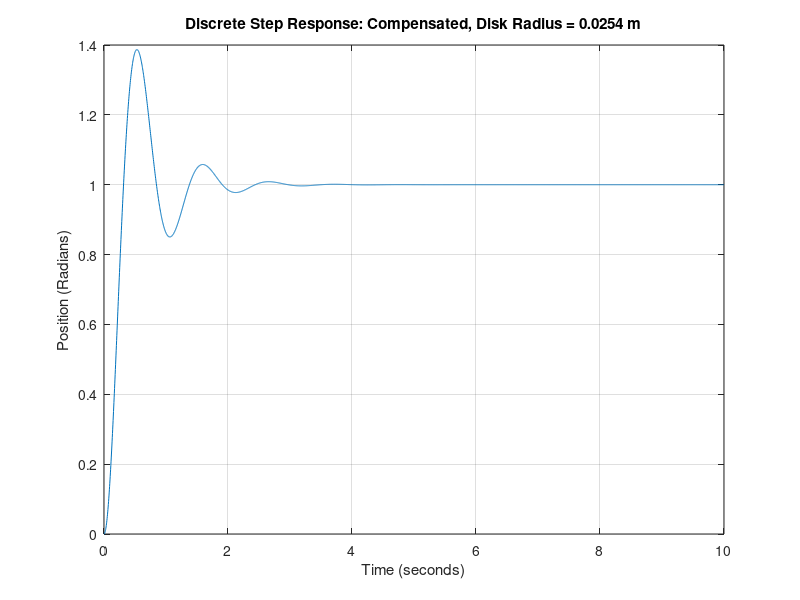
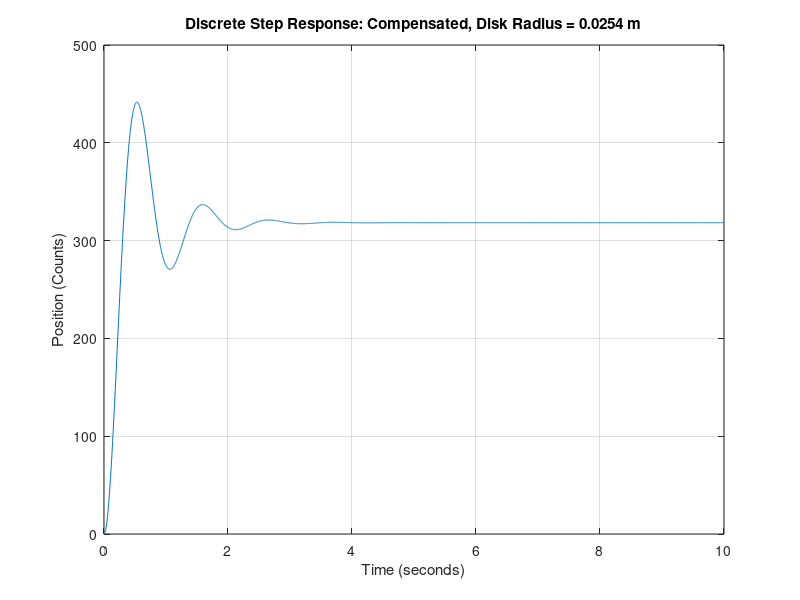
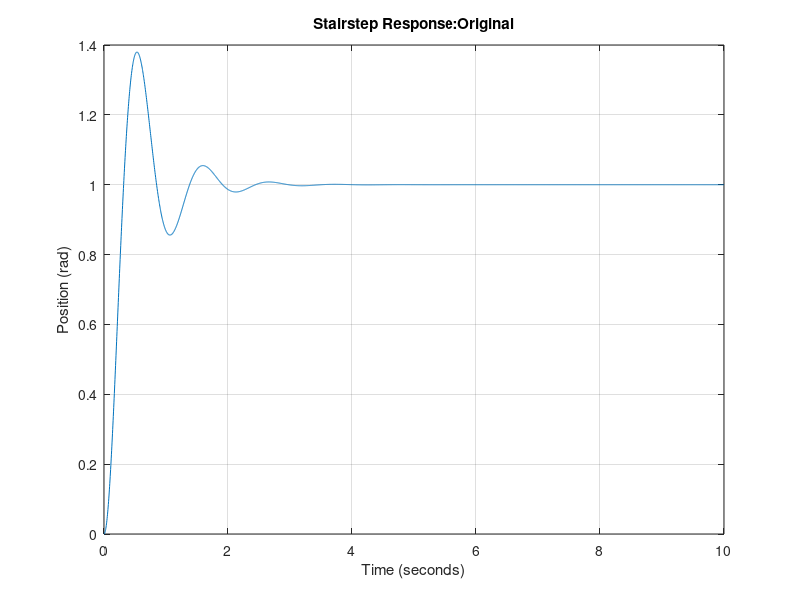

Here is the MATLAB script that generated these plots, in order:
%clear all
close all

rho_Al = 2.702 * 1000;   % Density of aluminum g/cm^3 * 1kg/1000g * 1.0e6cm^3*1m^3 = (kg/m^3)

% Servo Amplifier Parameters
Ka = 4;                  % Voltage Gain set by potentiometer on servo amplifier brick

% Maxon A-Max 26 Model 110953 
% Motor Parameters

Kt = 28.3 / 1000;        % Motor Torque Constant mNm/A / 1000 = Nm/A
Kb = 1/(337 * (2*pi/60));% Motor Back EMF (Speed) Constant 1/((rpm/V) * (2*pi/60)) = (volt-sec)/radian
Ja = 10.6 * 1.0e-07;    % Motor Armature Intertia (g*cm^2) *(1m^2/10000cm^2)*(1kg/1000g) = kg-m^2
% Ja = 10.6 * 1.0e-08;    % Motor Armature Intertia (g*cm^2) *(1m^2/10000cm^2)*(1kg/1000g) = kg-m^2

%b = 5.8e-006;            % Motors Viscous damping Coefficient (kg-m2/sec)
b = 1.8e-005            % Motors Viscous damping Coefficient (kg-m2/sec)
% b = 0                   % Motors Viscous damping Coefficient (kg-m2/sec)
%Ra = 17.9               % Motor Armature Resistance (Terminal Resistance) (Ohms)
Ra = 18.3 ;              % Actual Motor Armature Resistance (Terminal Resistance) (Ohms) (Measured)
Ra = 30
La = 1.69 / 1000;        % Motor Armature Inductance (Terminal Inductance) mH / 1000 = H (Henrys)


% Load Parameters
rho = rho_Al;            % Density of load disk (Aluminum)(kg/m^3)
h = 0.25 * 2.54/100;     % Thickness of Load Disk (in * 2.54cm/in * 1m/100cm )= m
rd = (3.0/2) * 2.54/100 % 3" Radius of Load Disk (in * 2.54cm/1in * 1m/100cm )= m
%rd = (2.5/2) * 2.54/100 % 2.5" Radius of Load Disk (in * 2.54cm/1in * 1m/100cm )= m
rd = (2.0/2) * 2.54/100 % 2" Radius of Load Disk (in * 2.54cm/1in * 1m/100cm )= m
% rd = 0;                 % No disk
Jl = (rho*pi*h*rd^4)/2;  % Load Inertia (1/2 Mass*radius^2) (kg/m^3*m*m^4 = kg-m^2)
%Jl=0;

% System Parameters
Jt = Ja + Jl;            % System Inertia - Assume a simple rigidly coupled motor & 
                        % load (no shaft dynamics)
CPR = 2000;              % Counts Per Armature Revolution Quadrature Decoded                        

%Controller Parameters
Kp = 0.01;               % PID continious time Proportional Gain 
Ki = 0 ;                 % PID continious time Integral Gain
Kd = 0;                  % PID continious time Differential Gain
SR = 300;                % Sampling rate for Discrete system (Hz)
Ts = 1/SR;               % Sampling period for Discrete system (Sec)

EndTime = 10

% The Transfer function (output position) / (input voltage)
nums = [0 0 0 Kt*Ka];
dens = [(La*Jt) (Ra*Jt + La*b) (Ra*b+Kb*Kt) 0];
%nums=17860*0.0024;
%dens=[0.01786 1 0];
%dens = [(Ra*Jt + La*b) (Ra*b+Kb*Kt) 0];

sys = tf(nums,dens);
pole(sys);

% Covert the Continious time model to the discrete time model
sysd = c2d(sys,Ts,'zoh');
figure(2)
t = 0:Ts:EndTime;
[y1,x] = step(sysd,t);
plot(x,y1)

%Controller transfer function
%Discrete PID Controller
%numcz = [Kp+(Ki*Ts*0.5)+((2*Kd)/Ts) (Ki*Ts)-(4*(Kd/Ts)) -Kp+(Ki*Ts*0.5)+((2*Kd)/Ts)]
%dencz = [1 0 -1]

%[dencz, numcz] = c2dm([1 0], [Kd Kp Ki], Ts, 'zoh') 
dencz = 1;
numcz = Kp;


sys_pid_z = tf(numcz,dencz,Ts) % PID discrete transfer function

%sys_fb = tf(1,Ts) % Feedback is unity gain
%sys_fb = tf(1) % Feedback is unity gain


OLsysz = Kp*(10/256)*sysd;

% Calculate the Closed Loop Transfer function
CLsysz = 2000*feedback(OLsysz,2000/(2*pi))/(2*pi);
%CLsysz = feedback(OLsysz,1);

% continious closed loop response
CLsyss = 2000*feedback(Kp*(10/256)*sys,2000/(2*pi))/(2*pi);
%CLsyss = feedback(Kp*sys,1);

% Calculate the Step Response
i=1;
i=i+1;
figure(i)
t = 0:Ts:EndTime;
[y1,x] = step(CLsysz,t);
%[y1,x] = dstep(CLsysz);
%subplot(2,1,1),
plot(x,y1)
grid on
xlabel('Time (seconds)')
ylabel('Position (Radians)')
titlestring = ['Discrete Step Response: Compensated, Disk Radius = ',num2str(rd),' m'];
title(titlestring);


%y2 = y1*CPR./(2*pi); % Convert to Revs
y2 = y1*CPR/(2*pi); % Convert to Revs

i=i+1;
figure(i)
%subplot(2,1,2),
plot(x,y2)
grid on
xlabel('Time (seconds)')
ylabel('Position (Counts)')
titlestring = ['Discrete Step Response: Compensated, Disk Radius = ',num2str(rd),' m'];
title(titlestring);


i=i+1;
figure(i)
%Ts=0.002;
t = 0:Ts:EndTime;

[y1,x] = step(CLsyss,t);
plot(x,y1)
grid on
xlabel('Time (seconds)')
ylabel('Position (rad)')
title('Stairstep Response:Original')
